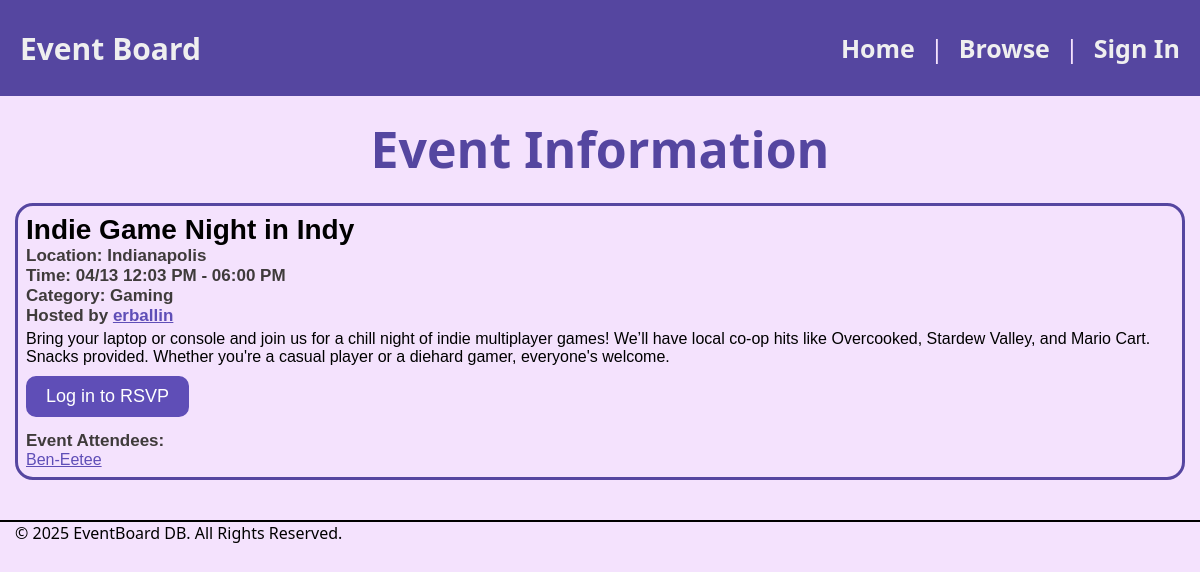
Page /event.php?eventId=1 on the committed database.
### tables this page shows
CREATE TABLE `events` (
  `event_id` int(11) NOT NULL,
  `title` varchar(100) NOT NULL,
  `description` text DEFAULT NULL,
  `location` varchar(200) DEFAULT NULL,
  `start_time` datetime NOT NULL,
  `end_time` datetime NOT NULL,
  `host_id` int(11) NOT NULL,
  `board_id` int(11) DEFAULT NULL,
  `category_id` int(11) DEFAULT NULL,
  `created_at` timestamp NOT NULL DEFAULT current_timestamp(),
  `updated_at` timestamp NOT NULL DEFAULT current_timestamp() ON UPDATE current_timestamp()
);

CREATE TABLE `categories` (
  `category_id` int(11) NOT NULL,
  `name` varchar(50) NOT NULL,
  `description` text DEFAULT NULL
);

CREATE TABLE `users` (
  `user_id` int(11) NOT NULL,
  `username` varchar(50) NOT NULL,
  `email` varchar(100) NOT NULL,
  `password` text NOT NULL,
  `display_name` varchar(100) DEFAULT NULL,
  `location` varchar(100) DEFAULT NULL,
  `created_at` timestamp NOT NULL DEFAULT current_timestamp()
);

### event.php (the view, shortened to what this page needs)
<?php
include ('includes/header.php');
include ('database.php');
?>
<div class="main">Event Information</div>
<?php
if (isset($_GET['eventId']) && is_numeric($_GET['eventId'])) {
    $eventId = intval($_GET['eventId']);
    $sql = "
        SELECT
            events.event_id,
            events.title,
            events.description,
            events.location,
            events.start_time,
            events.end_time,
            events.host_id,
            events.category_id,
            events.created_at,
            users.username,
            categories.name AS category_name,
            rsvp.user_id
        FROM events
        JOIN users ON events.host_id = users.user_id
        JOIN categories ON events.category_id = categories.category_id
        LEFT JOIN rsvp ON events.event_id = rsvp.event_id
        WHERE events.event_id = ?
    ";
    $stmt = $conn->prepare($sql);
    $stmt->bind_param("i", $eventId);
    $stmt->execute();
    $result = $stmt->get_result();
    if ($result && $row = $result->fetch_assoc()) {
        $startDate = strtotime($row['start_time']);
        $endDate = strtotime($row['end_time']);
        echo "<div class='event eventFullSize'>";
        echo "<h1>" . htmlspecialchars($row['title']) . "</h1>";
        echo "<h2>Location: " . htmlspecialchars($row['location']) . "</h2>";
        if (date('Y-m-d', $startDate) === date('Y-m-d', $endDate)) {
            echo '<h2>Time: ' .  date('m/d h:i A', $startDate) . ' - ' .  date('h:i A', $endDate) . '</h2>';
        } else {
            echo '<h2>Time: ' .  date('m/d h:i A', $startDate) . ' - ' .  date('m/d h:i A', $endDate) . '</h2>';
        }
        echo "<h3>Category: " . htmlspecialchars($row['category_name']) . "</h3>";
        echo "<h3>Hosted by <a href='user.php?userId=" . htmlspecialchars($row['host_id']) . "'>" . htmlspecialchars($row['username']) . "</a></h3>";
        echo "<p style='margin-bottom: 10px;'>" . nl2br(htmlspecialchars($row['description'])) . "</p>";
        if (isset($_SESSION['user_id'])) {
            if($_SESSION['user_id'] == $row['host_id']) {
                echo '<a class="button secondary" href="event_form.php?eventId=' . htmlspecialchars($row['event_id']) . '">Edit</a>';
            } else {
                $userId = $_SESSION['user_id'];
                $rsvpCheck = $conn->prepare("SELECT 1 FROM rsvp WHERE event_id = ? AND user_id = ?");
                $rsvpCheck->bind_param("ii", $eventId, $userId);
                $rsvpCheck->execute();
                $rsvpCheck->store_result();
                $hasRsvped = $rsvpCheck->num_rows > 0;
                $rsvpCheck->close();
                echo '<form method="POST" action="rsvp.php" style="margin-top: 10px;">';
                echo '<input type="hidden" name="eventId" value="' . htmlspecialchars($row['event_id']) . '">';
                echo '<input type="hidden" name="action" value="' . ($hasRsvped ? 'remove' : 'add') . '">';
                echo '<button type="submit">' . ($hasRsvped ? 'UnRSVP' : 'RSVP') . '</button>';
                echo '</form>';
            }
        } else {
            echo '<a class="button" href="signin.php">Log in to RSVP</a>';
        }
        echo "<h3 style='margin-top: 14px'>Event Attendees:</h3>";
        $rsvpQuery = $conn->prepare("
            SELECT users.user_id, users.username
            FROM rsvp
            JOIN users ON rsvp.user_id = users.user_id
            WHERE rsvp.event_id = ?
        ");
        $rsvpQuery->bind_param("i", $row['event_id']);
        $rsvpQuery->execute();
        $rsvpResult = $rsvpQuery->get_result();
        echo "<ul style='list-style: none'>";
        if ($rsvpResult->num_rows > 0) {
            while ($rsvpRow = $rsvpResult->fetch_assoc()) {
                echo "<li><a href='user.php?userId=" . htmlspecialchars($rsvpRow['user_id']) . "'>" .
                    htmlspecialchars($rsvpRow['username']) . "</a></li>";
            }
        } else {
            echo "<li>No one has RSVP’d yet.</li>";
        }
        echo "</ul>";
        echo "</div>";
    } else {
        echo "<p>Event not found.</p>";
    }
} else {
    echo "<p>Invalid event ID.</p>";
}
?>
<?php include ('includes/footer.php'); ?>

### www/css/styles.css (style rules this page uses)
* { margin: 0; padding: 0; box-sizing: border-box; }
html, body { height: 100%; font-family: sans; background-color: #f4e2fd; }
h1, h2, h3, h4, h5, h6, p { margin-bottom: 16px; }
.main { color: #5546a0; font-size: 50px; text-align: center; padding-top: 15px; padding-bottom: 20px; font-weight: 700; margin: 0 !important; }
.event { flex: 1; border: 3px solid #5546a0; border-radius: 18px; padding: 8px; font-family: sans-serif; min-width: 350px; }
.event.eventFullSize { max-width: unset !important; }
.event h1 { font-size: 28px; margin-bottom: 0px; }
.event h2, .event h3 { font-size: 17px; margin-bottom: 0px; color: rgb(63, 59, 59); }
.event p { margin: 4px 0 0 0; }
.event a { color: #5f4eb7; }
.event .button, button, a.button { background-color: #5f4eb7; border: 3px solid #5f4eb7; display: inline-block; padding: 7px 17px; font-size: 18px; color: white; text-decoration: none; border-radius: 10px; margin-right: 5px; cursor: pointer; font-family: sans-serif; }

### rows in the picture
events: title "Indie Game Night in Indy", location "Indianapolis", start_time "04/13 12:03 PM", end_time "06:00 PM", category.name "Gaming", host.username "erballin", description "Bring your laptop or console and join us for a chill night of indie multiplayer games! We’ll have local co-op hits like Overcooked, Stardew Valley, and Mario Cart. Snacks provided. Whether you're a casual player or a diehard gamer, everyone's welcome."
users: username "Ben-Eetee"
